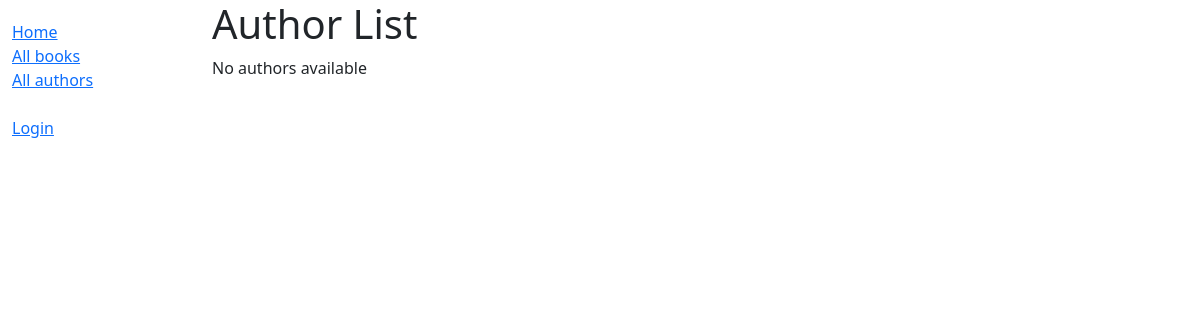
The app's page /catalog/authors/, older data.
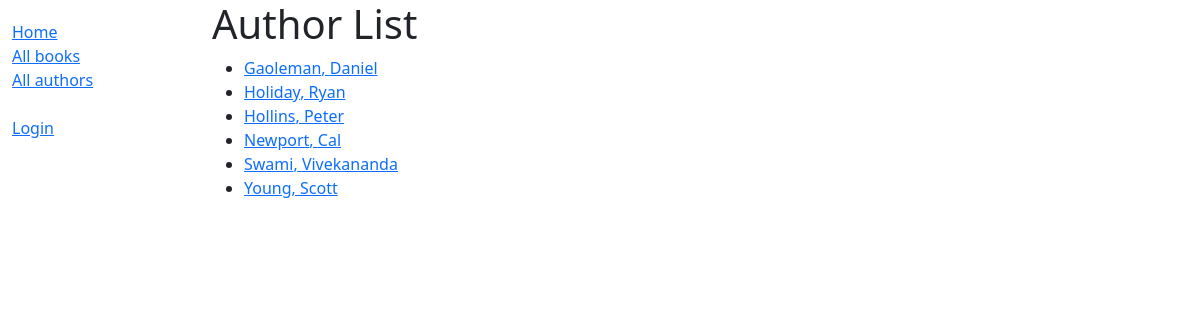
The same page, newer data.
### catalog/models.py (models this page shows, shortened)
class Author(models.Model):
    first_name = models.CharField(max_length=100)
    last_name = models.CharField(max_length=100)
    date_of_birth = models.DateField(null=True, blank=True)
    date_of_death = models.DateField("Died", null=True, blank=True)
    class Meta:
        ordering = ["last_name", "first_name"]
    def get_absolute_url(self):
        return reverse('author-detail', args=[str(self.id)])

### catalog/views.py (the view)
# urls.py: path("authors/", views.AuthorListView.as_view(), name="authors"),
class AuthorListView(generic.ListView):
    model = Author
    context_object_name = "author_list"
    queryset = Author.objects.all()
    template_name = "authors/author_list.html"

### catalog/templates/catalog/author_list.html
{% extends "base_generic.html" %}
{% block content %}
    <h1>Author List</h1>
    {% if author_list %}
        <ul>
            {% for author in author_list %}
                <li>
                    <a href="{{ author.get_absolute_url }}">
                        {{ author.last_name}}, {{ author.first_name }}
                    </a>
                </li>
            {% endfor%}
        </ul>
    {% else %}
        <p>No authors available</p>
    {% endif %}
{% endblock %}

### catalog/templates/base_generic.html (shortened to what this page needs)
<!doctype html>
<html lang="en">
  <head>
    <link href="https://cdn.jsdelivr.net/npm/bootstrap@5.3.3/dist/css/bootstrap.min.css"
      rel="stylesheet"
>
    {% load static %}
    <link rel="stylesheet" href="{% static 'css/styles.css' %}" />
  </head>
  <body>
    <div class="container-fluid">
      <div class="row">
        <div class="col-sm-2">
          {% block sidebar %}
            <ul class="sidebar-nav">
              <li><a href="{% url 'index' %}">Home</a></li>
              <li><a href="{% url 'books' %}">All books</a></li>
              <li><a href="{% url 'authors' %}">All authors</a></li>
              <br />
              {% if user.is_authenticated %}
                <li>User: {{ user.get_username }}</li>
                <li><a href="{% url 'my-borrowed' %}">My Borrowed</a></li>
                <li>
                  <form id="logout-form" method="post" action="{% url 'logout' %}">
                    {% csrf_token %}
                    <button type="submit" class="btn btn-link">Logout</button>
                  </form>
                </li>
              {% else %}
                <li><a href="{% url 'login' %}?next={{ request.path }}">Login</a></li>
              {% endif %}
            </ul>
          {% endblock %}
        </div>
        <div class="col-sm-10 ">{% block content %}{% endblock %}</div>
      </div>
    </div>
  </body>
</html>

### catalog/static/css/styles.css (style rules this page uses)
.sidebar-nav { margin-top: 20px; padding: 0; list-style: none; }

Row changes from the older to the newer data that the page shows:
added Author: last_name "Gaoleman", first_name "Daniel"
added Author: last_name "Holiday", first_name "Ryan"
added Author: last_name "Hollins", first_name "Peter"
added Author: last_name "Newport", first_name "Cal"
added Author: last_name "Swami", first_name "Vivekananda"
added Author: last_name "Young", first_name "Scott"
Text that changed along with them:
text no longer shown: "No authors available"
